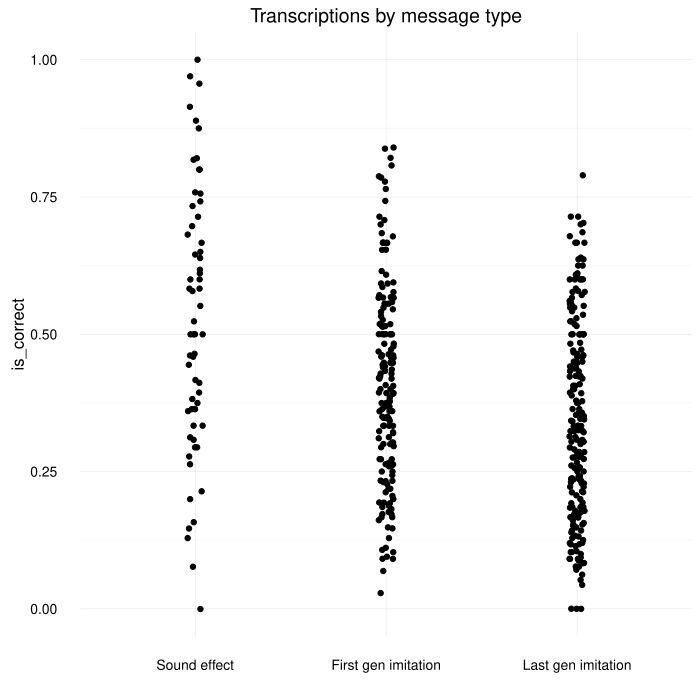

Write the R code that produced this figure.
# Select the sounds and transcriptions of those sounds to use in the experiment.

library(magrittr)
library(dplyr)
library(ggplot2)
library(broom)
library(lme4)
library(stringr)

library(wordsintransition)
data("transcription_matches")

scale_x_message_label <- scale_x_discrete("")
base_theme <- theme_minimal() +
  theme(axis.ticks = element_blank())

set.seed(533)

# Start with the transcriptions that were used
# in the transcription matches experiment

transcription_matches %<>%
  recode_question_type %>%
  recode_message_type %>%
  recode_version %>%
  label_outliers %>%
  filter(is_outlier == 0, question_type != "catch_trial") %>%
  mutate(word_length = nchar(word))

ggplot(transcription_matches, aes(x = message_label, y = is_correct)) +
  geom_point(aes(group = word), stat = "summary", fun.y = "mean",
             position = position_jitter(width = 0.1)) +
  scale_x_message_label +
  labs(title = "Transcriptions by message type") +
  base_theme

# Drop transcriptions for messages where match to seed accuracy was not
# significantly better than chance.

alpha <- 0.01
performace_labels <- transcription_matches %>%
  mutate(chance = 0.25) %>%
  group_by(word) %>%
  do(mod = glm(is_correct ~ offset(chance), data = .)) %>%
  tidy(mod) %>%
  mutate(is_better_than_chance = (estimate > 0) & (p.value < alpha)) %>%
  select(word, is_better_than_chance)

# Summarize performance by word, merging in the performance labels,
# and creating new variables for filtering based on word length and
# unique character count.

unique_char <- function(x) {
  # unique_char("d-d-d") == 1
  # unique_char("da da da") == 2
  x %>%
    str_replace_all("[[:punct:][:blank:]]", "") %>%
    strsplit("") %>%
    lapply(table) %>%
    lapply(length) %>%
    unlist
}

word_means <- transcription_matches %>%
  group_by(message_type, seed_id, word, word_category) %>%
  summarize(is_correct = mean(is_correct, na.rm = TRUE)) %>%
  ungroup() %>%
  left_join(performace_labels) %>%
  mutate(
    word_length = nchar(word),
    unique_char = unique_char(word)
  ) %>%
  recode_message_type()

# Drop transcriptions that are too long, and ones that
# only contain a single unique character.

max_word_length <- 10
min_unique_char <- 2
word_means %<>% mutate(
  is_too_long = word_length > max_word_length,
  is_too_short = unique_char < min_unique_char,
  is_word_ok = !is_too_long & !is_too_short)

# Show available transcriptions

ggplot(word_means, aes(x = message_label, y = is_correct)) +
  geom_point(aes(color = is_better_than_chance, shape = is_word_ok),
             position = position_jitterdodge(jitter.width = 0.2, dodge.width = 0.5)) +
  geom_hline(yintercept = 0.25, lty = 2) +
  scale_x_message_label +
  scale_shape_manual("word length ok", labels = c("False", "True"), values = c(1, 16)) +
  scale_color_discrete(paste("p <", alpha), labels = c("False", "True")) +
  labs(title = "Available transcriptions") +
  base_theme +
  theme(legend.position = "bottom")

available_means <- word_means %>% filter(is_better_than_chance == 1, is_word_ok == 1)

# Calculate desired mean and sd based on transcriptions of
# last gen imitations (the lowest performing group).

baseline_group <- filter(available_means, message_type == "last_gen_imitation")
desired_mean <- mean(baseline_group$is_correct, na.rm = TRUE)

error_prop <- 0.1
min_mean <- desired_mean - desired_mean * error_prop
max_mean <- desired_mean + desired_mean * error_prop

check_within_desired_range <- function(sample) {
  sample_mean <- mean(sample$is_correct, na.rm = TRUE)
  valid_mean <- (sample_mean > min_mean) & (sample_mean < max_mean)
  valid_mean
}

# Select transcriptions evenly distributed among
# message types and categories and controlling
# for overall match to seed accuracy.

n_words_per_message <- 3
n_word_categories <- 4
max_iterations <- 10000
max_word_length <- 8

smart_sample <- function(frame) {
  for (i in 1:max_iterations) {
    sample <- sample_n(frame, size = n_words_per_message * n_word_categories)
    if (check_within_desired_range(sample)) {
      print('Found a sample that works!')
      return(sample)
    }
  }
  print('Unable to find a sample satisfying the desired criteria, returning a random sample')
  sample_n(frame, size = n_words_per_message * n_word_categories)
}

sampled_labels <- available_means %>%
  filter(is_correct < 0.8) %>%
  group_by(message_type) %>%
  do({ smart_sample(.) }) %>%
  ungroup %>%
  mutate(is_selected = TRUE) %>%
  select(word, is_selected)

available_means %<>% left_join(sampled_labels)

ggplot(available_means, aes(x = message_label, y = is_correct)) +
  geom_point(aes(color = is_selected), position = position_jitterdodge(jitter.width = 0.2, dodge.width = 0.5)) +
  geom_hline(aes(yintercept = is_correct), data = data.frame(is_correct = c(min_mean, max_mean)), lty = 2) +
  coord_cartesian(ylim = c(0, 1)) +
  scale_x_message_label +
  scale_color_discrete("", labels = c("Selected for LSN experiment", "")) +
  base_theme +
  theme(legend.position = "top")

final <- available_means %>%
  filter(is_selected == 1) %>%
  rename(category = word_category) %>%
  select(message_type, seed_id, category, word) %>%
  unique %>%
  arrange(message_type, category, seed_id)

write.csv(final, "stimuli/messages.csv", row.names = FALSE)
